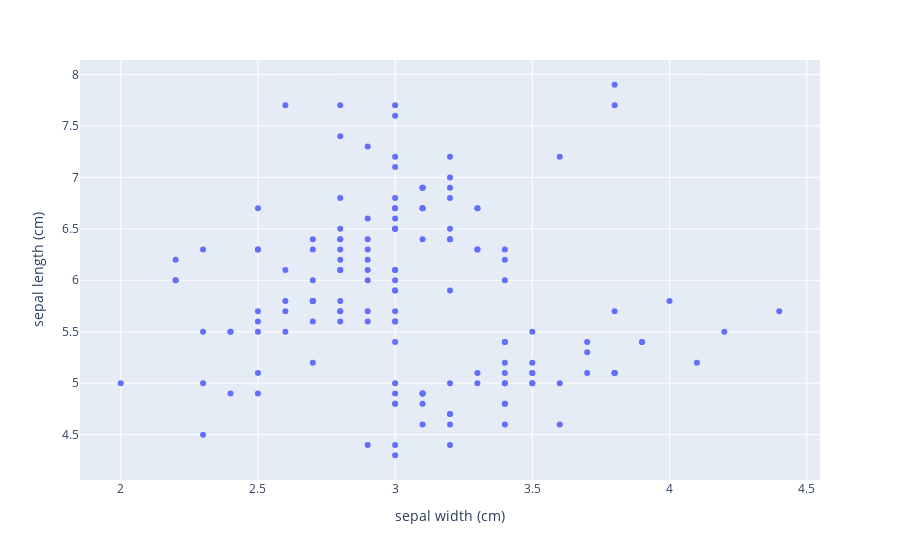

The code cell stored with this chart in its notebook:
### Code cell
px.scatter(data_frame=data,x='sepal width (cm)', y = 'sepal length (cm)')

### Figure 1 — Plotly figure (JSON) as saved in the notebook; plotly's stock layout.template omitted (floating-point values rounded to 4 significant figures; data arrays with more than 128 entries replaced by an {"elided": "..."} marker saying what was removed)
{"data": [{"hovertemplate": "sepal width (cm)=%{x}<br>sepal length (cm)=%{y}<extra></extra>", "legendgroup": "", "marker": {"color": "#636efa", "symbol": "circle"}, "mode": "markers", "name": "", "orientation": "v", "showlegend": false, "type": "scatter", "x": {"elided": "150 float values"}, "xaxis": "x", "y": {"elided": "150 float values"}, "yaxis": "y"}], "layout": {"legend": {"tracegroupgap": 0}, "margin": {"t": 60}, "xaxis": {"anchor": "y", "domain": [0, 1], "title": {"text": "sepal width (cm)"}}, "yaxis": {"anchor": "x", "domain": [0, 1], "title": {"text": "sepal length (cm)"}}}}
